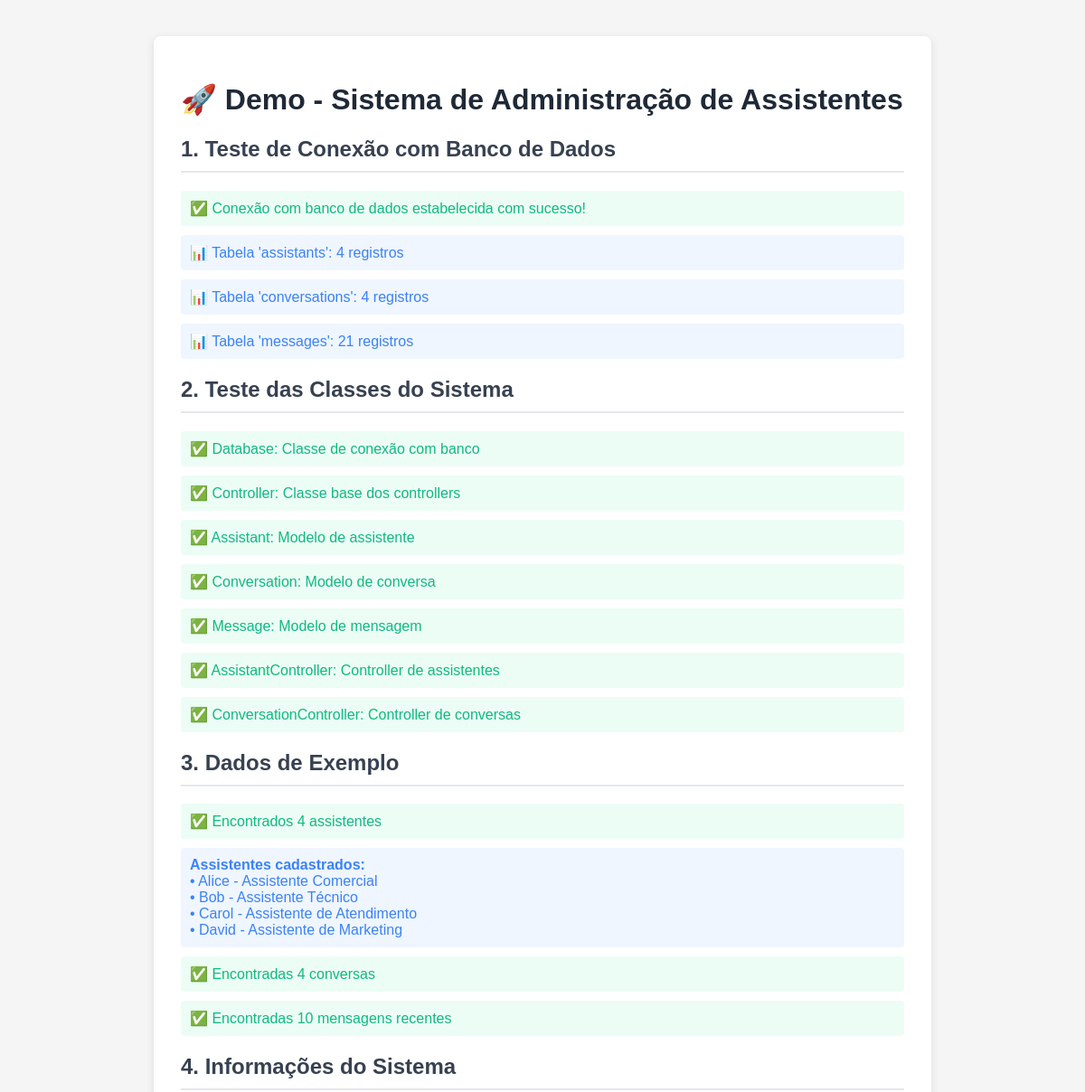
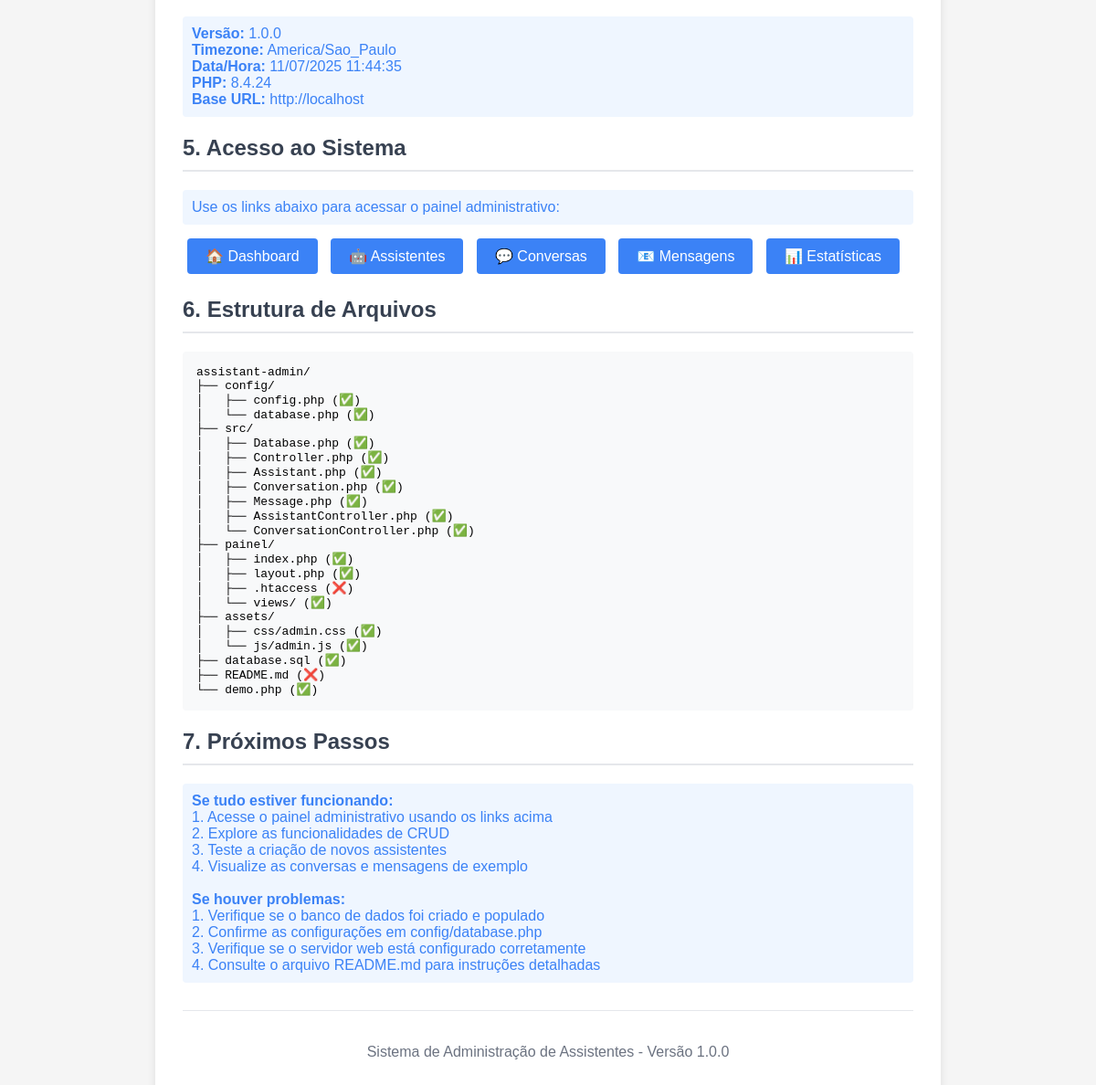
The app's page /demo.php with its own data (2 pictures, top to bottom).
### tables this page shows
CREATE TABLE IF NOT EXISTS `assistants` (
    `id` INT AUTO_INCREMENT PRIMARY KEY,
    `name` VARCHAR(255) NOT NULL,
    `profile` TEXT NOT NULL COMMENT 'Descrição do perfil e características do assistente',
    `initial_prompt` TEXT NOT NULL COMMENT 'Prompt inicial para o assistente',
    `goal` TEXT NOT NULL COMMENT 'Objetivo final que o assistente busca na conversa',
    `created_at` TIMESTAMP DEFAULT CURRENT_TIMESTAMP,
    `updated_at` TIMESTAMP DEFAULT CURRENT_TIMESTAMP ON UPDATE CURRENT_TIMESTAMP,
    INDEX `idx_name` (`name`),
    INDEX `idx_created_at` (`created_at`)
);

### config/config.php (called while the page is built, shortened)
<?php
spl_autoload_register(function ($class) {
    $file = __DIR__ . "/../src/" . $class . ".php";
});

### src/Database.php (called while the page is built, shortened)
<?php
class Database {
    private $pdo;
    public function __construct() {
        $dsn = 'mysql:host=' . DB_HOST . ';dbname=' . DB_NAME . ';charset=utf8mb4';
        $options = [
            PDO::ATTR_ERRMODE            => PDO::ERRMODE_EXCEPTION,
            PDO::ATTR_DEFAULT_FETCH_MODE => PDO::FETCH_ASSOC,
            PDO::ATTR_EMULATE_PREPARES   => false,
        ];
        try {
            $this->pdo = new PDO($dsn, DB_USER, DB_PASS, $options);
        } catch (PDOException $e) {
            throw new PDOException($e->getMessage(), (int)$e->getCode());
        }
    }
    public function fetchOne(string $sql, array $params = []): ?array {
        $stmt = $this->pdo->prepare($sql);
        $stmt->execute($params);
        $result = $stmt->fetch();
        return $result ?: null;
    }
    public function fetchAll(string $sql, array $params = []): array {
        $stmt = $this->pdo->prepare($sql);
        $stmt->execute($params);
        return $stmt->fetchAll();
    }
}

### src/Assistant.php (called while the page is built, shortened)
<?php
class Assistant {
    private $name;
    public function getName(): ?string {
        return $this->name;
    }
    public static function findAll(Database $database = null): array {
        $db = $database ?: new Database();
        $results = $db->fetchAll("SELECT * FROM assistants ORDER BY name");
        $assistants = [];
        foreach ($results as $data) {
            $assistant = new self($db);
            $assistant->loadFromArray($data);
            $assistants[] = $assistant;
        }
        return $assistants;
    }
    private function loadFromArray(array $data): void {
        $this->name = $data['name'];
    }
}

### src/Conversation.php (called while the page is built, shortened)
<?php
class Conversation {
    public static function findAll(Database $database = null, int $limit = null, int $offset = 0): array {
        $db = $database ?: new Database();
        $sql = "SELECT * FROM conversations ORDER BY start_time DESC";
        $results = $db->fetchAll($sql);
        $conversations = [];
        foreach ($results as $data) {
            $conversation = new self($db);
            $conversation->loadFromArray($data);
            $conversations[] = $conversation;
        }
        return $conversations;
    }
}

### src/Message.php (called while the page is built, shortened)
<?php
class Message {
    public static function findRecent(int $limit = 50, Database $database = null): array {
        $db = $database ?: new Database();
        $results = $db->fetchAll(
            "SELECT * FROM messages ORDER BY timestamp DESC LIMIT ?",
            [$limit]
        );
        $messages = [];
        foreach ($results as $data) {
            $message = new self($db);
            $message->loadFromArray($data);
            $messages[] = $message;
        }
        return $messages;
    }
}

### demo.php (the view, shortened to what this page needs)
<?php
require_once __DIR__ . '/config/config.php';
echo "<!DOCTYPE html>\n";
echo "<html lang='pt-BR'>\n";
echo "<head>\n";
echo "</head>\n";
echo "<body>\n";
echo "<div class='container'>\n";
echo "<h1>🚀 Demo - Sistema de Administração de Assistentes</h1>\n";
echo "<h2>1. Teste de Conexão com Banco de Dados</h2>\n";
try {
    $db = new Database();
    echo "<div class='success'>✅ Conexão com banco de dados estabelecida com sucesso!</div>\n";
    $tables = ['assistants', 'conversations', 'messages'];
    foreach ($tables as $table) {
        try {
            $result = $db->fetchOne("SELECT COUNT(*) as count FROM {$table}");
            echo "<div class='info'>📊 Tabela '{$table}': {$result['count']} registros</div>\n";
        } catch (Exception $e) {
            echo "<div class='error'>❌ Erro na tabela '{$table}': {$e->getMessage()}</div>\n";
        }
    }
} catch (Exception $e) {
    echo "<div class='error'>❌ Erro de conexão: {$e->getMessage()}</div>\n";
    echo "<div class='info'>💡 Verifique as configurações em config/database.php</div>\n";
}
echo "<h2>2. Teste das Classes do Sistema</h2>\n";
$classes = [
    'Database' => 'Classe de conexão com banco',
    'Controller' => 'Classe base dos controllers',
    'Assistant' => 'Modelo de assistente',
    'Conversation' => 'Modelo de conversa',
    'Message' => 'Modelo de mensagem',
    'AssistantController' => 'Controller de assistentes',
    'ConversationController' => 'Controller de conversas'
];
foreach ($classes as $className => $description) {
    if (class_exists($className)) {
        echo "<div class='success'>✅ {$className}: {$description}</div>\n";
    } else {
        echo "<div class='error'>❌ {$className}: Classe não encontrada</div>\n";
    }
}
echo "<h2>3. Dados de Exemplo</h2>\n";
try {
    $assistants = Assistant::findAll($db);
    echo "<div class='success'>✅ Encontrados " . count($assistants) . " assistentes</div>\n";
    if (!empty($assistants)) {
        echo "<div class='info'><strong>Assistentes cadastrados:</strong><br>\n";
        foreach ($assistants as $assistant) {
            echo "• " . htmlspecialchars($assistant->getName()) . "<br>\n";
        }
        echo "</div>\n";
    }
    $conversations = Conversation::findAll($db);
    echo "<div class='success'>✅ Encontradas " . count($conversations) . " conversas</div>\n";
    $messages = Message::findRecent(10, $db);
    echo "<div class='success'>✅ Encontradas " . count($messages) . " mensagens recentes</div>\n";
} catch (Exception $e) {
    echo "<div class='error'>❌ Erro ao carregar dados: {$e->getMessage()}</div>\n";
}
echo "<h2>4. Informações do Sistema</h2>\n";
echo "<div class='info'>\n";
echo "<strong>Versão:</strong> " . SITE_VERSION . "<br>\n";
echo "<strong>Timezone:</strong> " . TIMEZONE . "<br>\n";
echo "<strong>Data/Hora:</strong> " . date('d/m/Y H:i:s') . "<br>\n";
echo "<strong>PHP:</strong> " . PHP_VERSION . "<br>\n";
echo "<strong>Base URL:</strong> " . BASE_URL . "<br>\n";
echo "</div>\n";
echo "<h2>5. Acesso ao Sistema</h2>\n";
echo "<div class='info'>\n";
echo "Use os links abaixo para acessar o painel administrativo:\n";
echo "</div>\n";
echo "<a href='" . BASE_URL . "/dashboard' class='btn'>🏠 Dashboard</a>\n";
echo "<a href='" . BASE_URL . "/assistants' class='btn'>🤖 Assistentes</a>\n";
echo "<a href='" . BASE_URL . "/conversations' class='btn'>💬 Conversas</a>\n";
echo "<a href='" . BASE_URL . "/messages' class='btn'>📧 Mensagens</a>\n";
echo "<a href='" . BASE_URL . "/stats' class='btn'>📊 Estatísticas</a>\n";
echo "<h2>6. Estrutura de Arquivos</h2>\n";
echo "<pre>\n";
echo "assistant-admin/\n";
echo "├── config/\n";
echo "│   ├── config.php (" . (file_exists(__DIR__ . '/config/config.php') ? '✅' : '❌') . ")\n";
echo "│   └── database.php (" . (file_exists(__DIR__ . '/config/database.php') ? '✅' : '❌') . ")\n";
echo "├── src/\n";
echo "│   ├── Database.php (" . (file_exists(__DIR__ . '/src/Database.php') ? '✅' : '❌') . ")\n";
echo "│   ├── Controller.php (" . (file_exists(__DIR__ . '/src/Controller.php') ? '✅' : '❌') . ")\n";
echo "│   ├── Assistant.php (" . (file_exists(__DIR__ . '/src/Assistant.php') ? '✅' : '❌') . ")\n";
echo "│   ├── Conversation.php (" . (file_exists(__DIR__ . '/src/Conversation.php') ? '✅' : '❌') . ")\n";
echo "│   ├── Message.php (" . (file_exists(__DIR__ . '/src/Message.php') ? '✅' : '❌') . ")\n";
echo "│   ├── AssistantController.php (" . (file_exists(__DIR__ . '/src/AssistantController.php') ? '✅' : '❌') . ")\n";
echo "│   └── ConversationController.php (" . (file_exists(__DIR__ . '/src/ConversationController.php') ? '✅' : '❌') . ")\n";
echo "├── painel/\n";
echo "│   ├── index.php (" . (file_exists(__DIR__ . '/painel/index.php') ? '✅' : '❌') . ")\n";
echo "│   ├── layout.php (" . (file_exists(__DIR__ . '/painel/layout.php') ? '✅' : '❌') . ")\n";
echo "│   ├── .htaccess (" . (file_exists(__DIR__ . '/painel/.htaccess') ? '✅' : '❌') . ")\n";
echo "│   └── views/ (" . (is_dir(__DIR__ . '/painel/views') ? '✅' : '❌') . ")\n";
echo "├── assets/\n";
echo "│   ├── css/admin.css (" . (file_exists(__DIR__ . '/assets/css/admin.css') ? '✅' : '❌') . ")\n";
echo "│   └── js/admin.js (" . (file_exists(__DIR__ . '/assets/js/admin.js') ? '✅' : '❌') . ")\n";
echo "├── database.sql (" . (file_exists(__DIR__ . '/database.sql') ? '✅' : '❌') . ")\n";
echo "├── README.md (" . (file_exists(__DIR__ . '/README.md') ? '✅' : '❌') . ")\n";
echo "└── demo.php (" . (file_exists(__DIR__ . '/demo.php') ? '✅' : '❌') . ")\n";
echo "</pre>\n";
echo "<h2>7. Próximos Passos</h2>\n";
echo "<div class='info'>\n";
echo "<strong>Se tudo estiver funcionando:</strong><br>\n";
echo "1. Acesse o painel administrativo usando os links acima<br>\n";
echo "2. Explore as funcionalidades de CRUD<br>\n";
echo "3. Teste a criação de novos assistentes<br>\n";
echo "4. Visualize as conversas e mensagens de exemplo<br><br>\n";
echo "<strong>Se houver problemas:</strong><br>\n";
echo "1. Verifique se o banco de dados foi criado e populado<br>\n";
echo "2. Confirme as configurações em config/database.php<br>\n";
echo "3. Verifique se o servidor web está configurado corretamente<br>\n";
echo "4. Consulte o arquivo README.md para instruções detalhadas<br>\n";
echo "</div>\n";
echo "<div style='text-align: center; margin-top: 30px; padding-top: 20px; border-top: 1px solid #e5e7eb;'>\n";
echo "<p style='color: #6b7280;'>Sistema de Administração de Assistentes - Versão " . SITE_VERSION . "</p>\n";
echo "</div>\n";
echo "</div>\n";
echo "</body>\n";
echo "</html>\n";
?>

### records on screen
assistants: name "Alice - Assistente Comercial"
assistants: name "Bob - Assistente Técnico"
assistants: name "Carol - Assistente de Atendimento"
assistants: name "David - Assistente de Marketing"

### other values on screen
$table "assistants"
$result['count'] "4"
$table "conversations"
$table "messages"
$result['count'] "21"
$className "Database"
$description "Classe de conexão com banco"
$className "Controller"
$description "Classe base dos controllers"
$className "Assistant"
$description "Modelo de assistente"
$className "Conversation"
$description "Modelo de conversa"
$className "Message"
$description "Modelo de mensagem"
